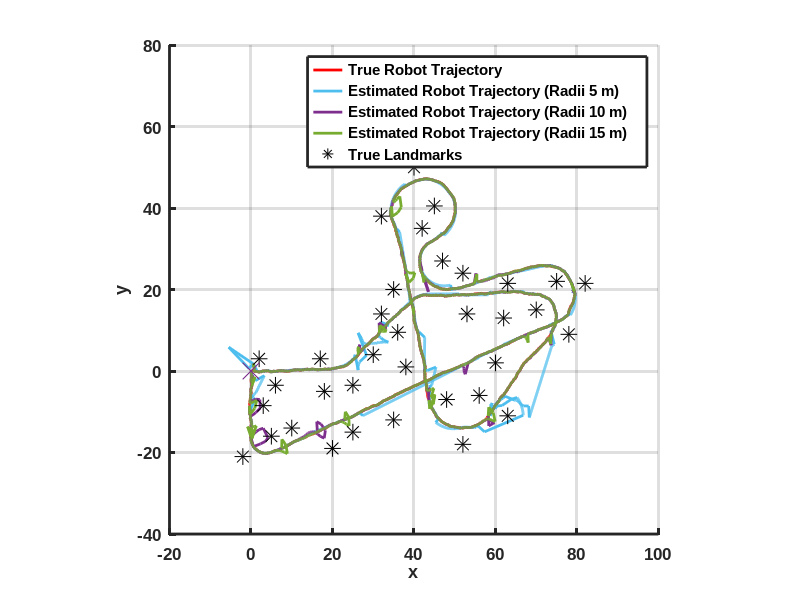

Here is the MATLAB script that generated this plot:
% MAE 195 Introduction to Robot Motion Planning and Navigation
% Robot Localization Project
% Description: Beacon-Based Localization Estimated Trajectories for each
% case.
% Date: 6/5/21
% Author: Alex Nguyen

clc; clear; close all;

%% Load Data:

% Add Path
addpath Data

% True Data
load TrueRobotTraj.mat

% Estimated Data
load Radii5.mat
load Radii10.mat
load Radii15.mat

%% Trajectory Plot:
nl = length(Xl);

figure;
hold on;
% True Trajectory
plot(x(1, :), x(2, :), 'r', 'LineWidth', 2);

% Estimated Trajectories
plot(xhat5(1, :), xhat5(2, :), 'Color', '#4DBEEE', 'LineWidth', 2);
plot(xhat10(1, :), xhat10(2, :), 'Color', '#7E2F8E', 'LineWidth', 2);
plot(xhat15(1, :), xhat15(2, :), 'Color', '#77AC30', 'LineWidth', 2);

for i = 1:nl
    % i-th Landmark
    plot(Xl{i}(1), Xl{i}(2), 'k*', 'MarkerSize', 12);
end
plot(x(1, 1), x(2, 1), 'x', 'MarkerSize', 12); % Robot Start Point
hold off;
legend('True Robot Trajectory', 'Estimated Robot Trajectory (Radii 5 m)', 'Estimated Robot Trajectory (Radii 10 m)', ...
    'Estimated Robot Trajectory (Radii 15 m)', 'True Landmarks', 'location', 'best');
axis([-20 100 -40 80]);
xlabel('x'); ylabel('y');
grid on;

set(gcf, 'Position', [0, 0, 1000, 1000]); % Size of the Figure Window
pbaspect([1, 1, 1]);                      % Aspect Ratio of the Plot
set(findobj(gcf, 'type', 'axes'), ...
    'FontName', 'Arial', 'FontSize', 12, 'FontWeight', 'Bold', 'LineWidth', 2);

%% Performance:
fprintf('Measurement radii of 5: \n');
fprintf('\t\tLoop-closure Distance = %4.4f \n', loop_closure_dist5);
fprintf('\t\tLoop-closure Error = [%4.4f, %4.4f]^T \n\n', loop_closure5(1:2));

fprintf('Measurement radii of 10: \n');
fprintf('\t\tLoop-closure Distance = %4.4f \n', loop_closure_dist10);
fprintf('\t\tLoop-closure Error = [%4.4f, %4.4f]^T \n\n', loop_closure10(1:2));

fprintf('Measurement radii of 15: \n');
fprintf('\t\tLoop-closure Distance = %4.4f \n', loop_closure_dist15);
fprintf('\t\tLoop-closure Error = [%4.4f, %4.4f]^T \n\n', loop_closure15(1:2));

